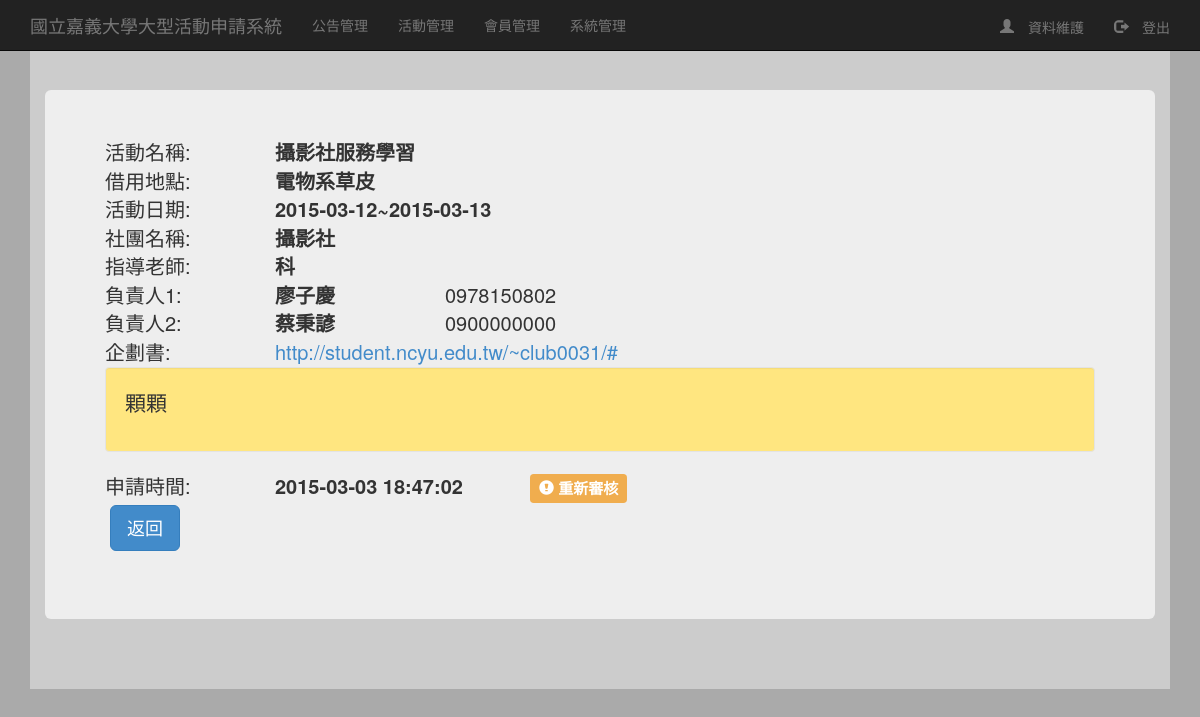
The page /admin/eventcheck.php?id=106 (signed in) on the database its author committed.
### tables this page shows
CREATE TABLE IF NOT EXISTS `event` (
  `id` int(11) NOT NULL,
  `name` varchar(50) NOT NULL,
  `group` varchar(50) NOT NULL,
  `place` varchar(30) NOT NULL,
  `other` int(11) NOT NULL,
  `startdate` date NOT NULL,
  `finishdate` date NOT NULL,
  `week` int(11) NOT NULL,
  `week2` int(11) NOT NULL,
  `content` varchar(1000) NOT NULL,
  `teacher` varchar(30) NOT NULL,
  `leader` varchar(30) NOT NULL,
  `phone` varchar(30) NOT NULL,
  `leader2` varchar(30) NOT NULL,
  `phone2` varchar(30) NOT NULL,
  `plan` varchar(300) NOT NULL,
  `applicant` varchar(30) NOT NULL,
  `submittime` timestamp NOT NULL DEFAULT CURRENT_TIMESTAMP ON UPDATE CURRENT_TIMESTAMP,
  `pass` int(11) NOT NULL,
  `withdraw` varchar(300) NOT NULL
);

### admin/eventcheck.php (the view, shortened to what this page needs)
<?php
require_once('control/html.php');
require_once('../control/database.php');
$id=mysql_escape_string($_GET['id']);
$sql="SELECT * FROM event WHERE id='{$id}'";
$rs = $db->query($sql);
if($row = $rs->fetch()){
	echo '
	<div class="jumbotron">
		<div class="row">
			<div class="col-md-2">活動名稱:</div>
			<div class="col-md-10"><strong>'.$row[name].'</strong></div>
		</div>
		<div class="row">
			<div class="col-md-2">借用地點:</div>
			<div class="col-md-10"><strong>'.$row[place].'</strong></div>
		</div>
		<div class="row">
			<div class="col-md-2">活動日期:</div>
			<div class="col-md-10"><strong>'.$row[startdate].'~'.$row[finishdate].'</strong></div>
		</div>
		<div class="row">
			<div class="col-md-2">社團名稱:</div>
			<div class="col-md-10"><strong>'.$row[group].'</strong></div>
		</div>
		<div class="row">
			<div class="col-md-2">指導老師:</div>
			<div class="col-md-10"><strong>'.$row[teacher].'</strong></div>
		</div>
		<div class="row">
			<div class="col-md-2">負責人1:</div>
			<div class="col-md-2"><strong>'.$row[leader].'</strong></div>
			<div class="col-md-8">'.$row[phone].'</div>
		</div>
		<div class="row">
			<div class="col-md-2">負責人2:</div>
			<div class="col-md-2"><strong>'.$row[leader2].'</strong></div>
			<div class="col-md-8">'.$row[phone2].'</div>
		</div>
		<div class="row">
			<div class="col-md-2">企劃書:</div>
			<a class="col-md-8" href="'.$row[plan].'" target="_blank">'.$row[plan].'</a>
		</div>';
		echo '<div class="well" style="background-color:#ffe680;word-wrap:break-word">'.$row[content].'</div>';
		echo '
		<div class="row">
			<div class="col-md-2">申請時間:</div>
			<div class="col-md-3"><strong>'.$row[submittime].'</strong></div>';
			if($row[pass]==1)
				echo '
			<div class="col-md-2" style="float:right;"><span class="label label-success"><span class="glyphicon glyphicon-ok-sign" aria-hidden="true"></span> 審核通過</span></div>';
			elseif($row[pass]==0)
				echo '
			<div class="col-md-2"><span class="label label-default"><span class="glyphicon glyphicon-exclamation-sign" aria-hidden="true"></span> 尚未審核</span></div>';
			elseif($row[pass]==2)
				echo '
			<div class="col-md-2"><span class="label label-warning"><span class="glyphicon glyphicon-exclamation-sign" aria-hidden="true"></span> 重新審核</span></div>';
			else
				echo '
			<div class="col-md-2"><span class="label label-danger"><span class="glyphicon glyphicon-remove-sign" aria-hidden="true"></span> 審核退回</span></div>';
			echo '
		</div>';
		echo '
		<p>';
			echo '<a class="btn btn-primary btn-lg" onclick="history.back()" role="button">返回</a>
		</p>
	</div>';
}
?>

### css/starter-template.css (style rules this page uses)
body { padding-top: 50px; background-color:#aaa; //font-family: SourceHanSans, serif; }
.btn { margin: 5px; }

### rows shown on the page
event: name "攝影社服務學習", place "電物系草皮", startdate "2015-03-12", finishdate "2015-03-13", group "攝影社", teacher "科", leader "廖子慶", phone "0978150802", leader2 "蔡秉諺", phone2 "0900000000", plan "http://student.ncyu.edu.tw/~club0031/#", content "顆顆", submittime "2015-03-03 18:47:02"
